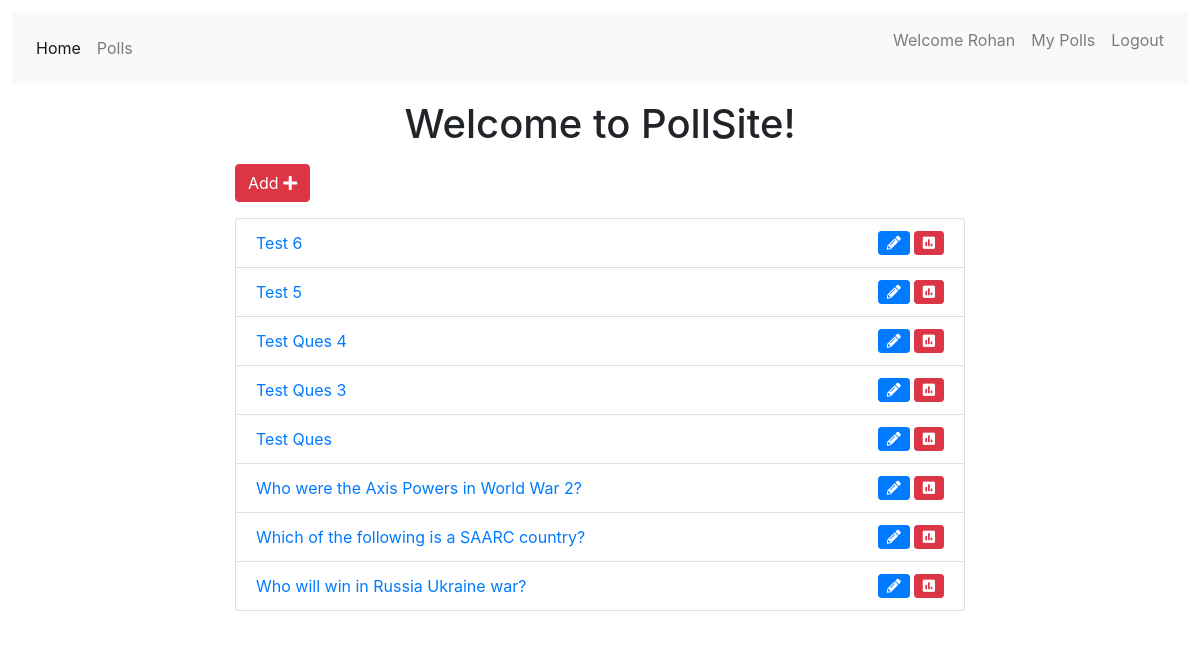
Page /polls/list/user/ (signed in) on the committed database.
### accounts/models.py (models this page shows, shortened)
class User_meta_data(models.Model):
    first_name = models.CharField(max_length=200,null=True,blank=True)
    last_name = models.CharField(max_length=200, null=True, blank=True)
    user = models.ForeignKey(User,related_name='usermeta',on_delete=models.CASCADE)

### polls/models.py (models this page shows, shortened)
class Poll_question(models.Model):
    question_body = models.CharField(max_length=200)
    is_single = models.BooleanField(default=1, verbose_name="Single Choice")
    published_date = models.DateTimeField('Date Published', default=timezone.now)
    creator = models.ForeignKey(User, on_delete=models.CASCADE)
    class Meta:
        ordering = ['-published_date']

### polls/views.py (the view)
# urls.py: path('list/user/', views.list_by_user, name='list_by_user'),
@login_required()
def list_by_user(request):
    all_questions = Poll_question.objects.filter(creator=request.user)
    user_meta = User_meta_data.objects.get(id=request.user.id)
    context = {
        'polls': all_questions,
        'media_icons': True,
        'user': user_meta
    }
    return render(request, 'polls/polls_list.html', context)

### polls/templates/polls/polls_list.html (shortened to what this page needs)
{% extends 'base.html' %}
{% block content %}
<div class="container">
    <div class="row">
        <div class="col-md-8 offset-sm-2" style="padding-bottom: 1vw;background-color: rgba(255, 255, 255, 0.9);">
            <h1 class="text-center mt-3 mb-3">Welcome to PollSite!</h1>
            <a class="btn btn-danger mb-3" href="{% url 'polls:add' %}" role="button">Add <i class="fas fa-plus"></i></a>
            <ul class="list-group">
                {% for poll in polls %}
                <li class="list-group-item">
                    <a href="{% url 'polls:detail' poll.id %}">
                        {{ poll.question_body|truncatewords:10 }}
                    </a>
                    {% if request.user == poll.creator %}
                    <a href="{% url 'polls:result' poll.id %}" data-toggle="tooltip" data-placement="top" title="Poll Result">
                        <i class="fas fa-poll float-right btn btn-danger btn-sm">
                        </i>
                    </a>
                    <a href="{% url 'polls:edit' poll.id %}" class="mr-3" data-toggle="tooltip" data-placement="top" title="Edit Poll">
                        <i class="fas fa-pencil-alt float-right btn btn-primary btn-sm mr-1">
                        </i>
                    </a>
                    {% endif %}
                </li>
                {% endfor %}
            </ul>
        </div>
    </div>
</div>
{% endblock content %}

### templates/navbar.html (shortened to what this page needs)
<nav class="navbar navbar-expand-sm navbar-light bg-light">
    <div class="collapse navbar-collapse" id="collapsibleNavId">
        <ul class="navbar-nav mr-auto mt-2 mt-lg-0">
            <li class="nav-item active">
                <a class="nav-link" href="{% url 'home' %}">Home <span class="sr-only">(current)</span></a>
            </li>
            {% if request.user.is_authenticated %}
            <li class="nav-item">
                <a class="nav-link" href="{% url 'polls:list' %}">Polls</a>
            </li>
            {% endif %}
        </ul>
        <div class="navbar-nav ml-auto">
            {% if request.user.is_authenticated %}
            <p class="nav-link">Welcome {{user.first_name}}</p>
            <a class="nav-link" href="{% url 'polls:list_by_user' %}">My Polls</a>
            <a class="nav-link" href="{% url 'accounts:logout' %}">Logout</a>
            {% else %}
            <a class="nav-link" href="{% url 'accounts:login' %}">Login</a>
            <a class="nav-link" href="{% url 'accounts:register' %}">Register</a>
            {% endif %}
        </div>
    </div>
</nav>

### templates/base.html (style rules this page uses)
html, body { height: 100%; padding: 0.5vw; }

### polls/templates/polls/polls_list.html (style rules this page uses)
body { background-image: url('https://www.vevox.com/getmedia/00b2a9e0-8835-418a-b6da-3c0d88b52cf8/Conferences-Events-Header-01.jpg'); background-size: cover; }

### rows in the picture
User_meta_data: first_name "Rohan"
Poll_question: question_body "Test 6"
Poll_question: question_body "Test 5"
Poll_question: question_body "Test Ques 4"
Poll_question: question_body "Test Ques 3"
Poll_question: question_body "Test Ques"
Poll_question: question_body "Who were the Axis Powers in World War 2?"
Poll_question: question_body "Which of the following is a SAARC country?"
Poll_question: question_body "Who will win in Russia Ukraine war?"
